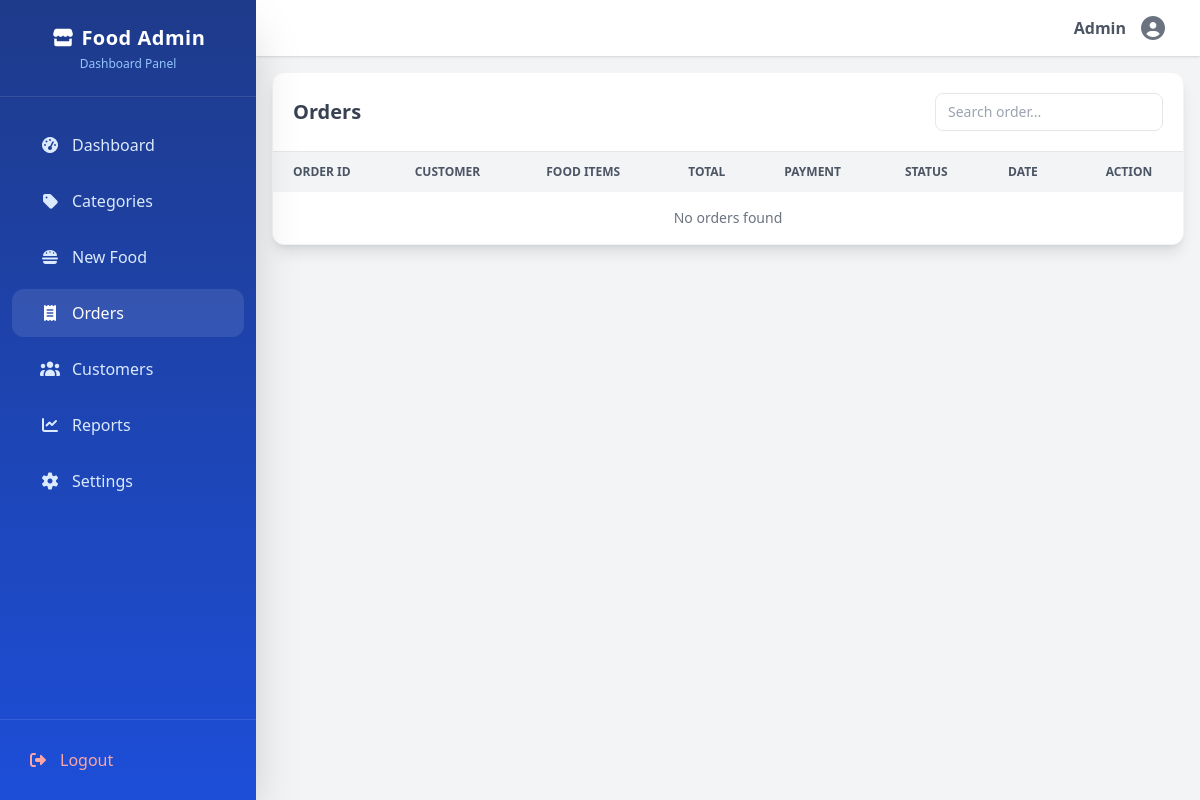
/app/Views/admin/orders.php (signed in), run on an earlier commit of the app's database.
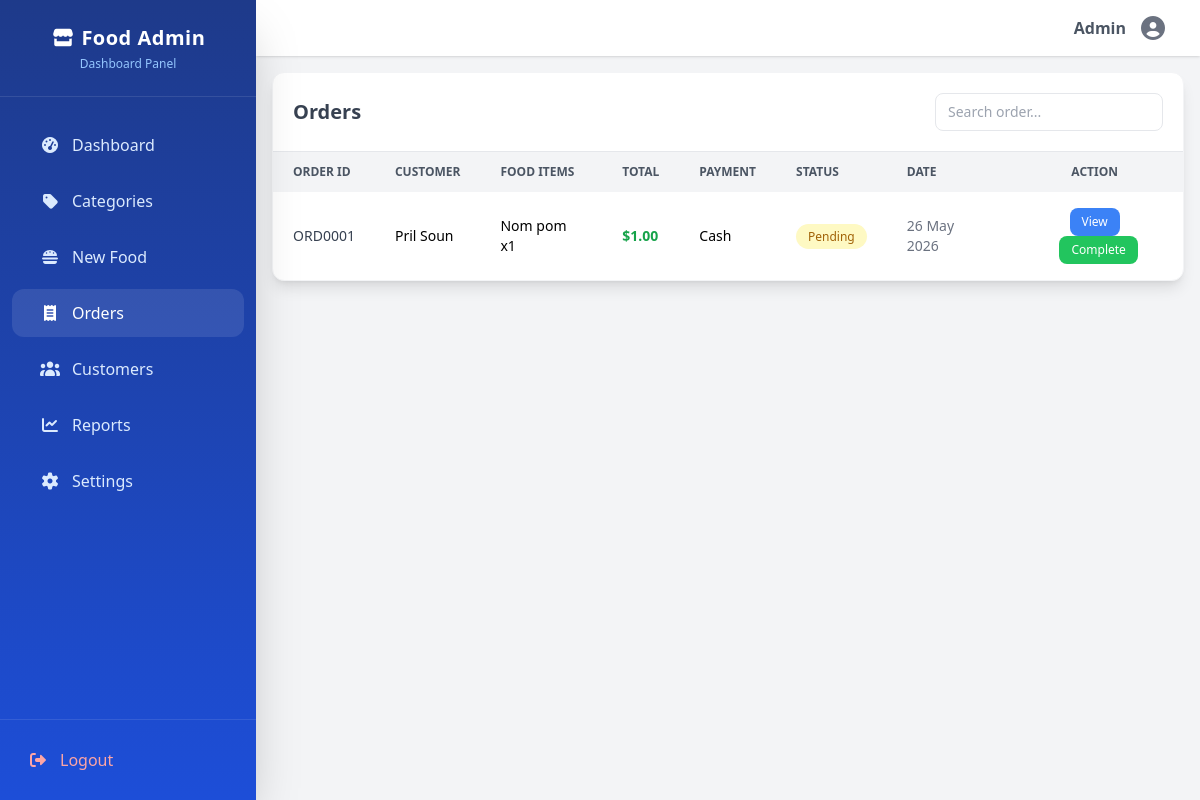
And on a later commit of the database.
### tables this page shows
CREATE TABLE `orders` (
  `id` int(11) NOT NULL,
  `customer_id` int(11) NOT NULL,
  `total_amount` decimal(10,2) NOT NULL,
  `status` enum('pending','processing','completed','cancelled') DEFAULT 'pending',
  `payment_method` varchar(50) DEFAULT 'cash',
  `created_at` timestamp NULL DEFAULT current_timestamp(),
  `updated_at` timestamp NULL DEFAULT current_timestamp() ON UPDATE current_timestamp()
);

CREATE TABLE `customers` (
  `id` int(11) NOT NULL,
  `fullname` varchar(50) NOT NULL,
  `email` varchar(50) NOT NULL,
  `phonenumber` varchar(15) DEFAULT NULL,
  `password` varchar(255) NOT NULL,
  `created_at` timestamp NULL DEFAULT current_timestamp(),
  `photo_url` varchar(255) DEFAULT NULL
);

### app/Controllers/admin/OrdersController.php (called while the page is built, shortened)
<?php
require_once __DIR__ . "/../../Models/admin/Orders.php";
class OrdersController
{
    private $OrderModel;
    public function __construct($con)
    {
        $this->OrderModel = new Orders($con);
    }
    public function show()
    {
        return $this->OrderModel->getAllOrders();
    }
}
?>

### app/Models/admin/Orders.php (called while the page is built, shortened)
<?php
class Orders
{
    private $con;
    public function __construct($con)
    {
        $this->con = $con;
    }
    public function getAllOrders()
    {
        $stmt = $this->con->prepare("
            SELECT
                o.id,
                o.customer_id,
                o.total_amount,
                o.status,
                o.payment_method,
                o.created_at,
                c.fullname as customer_name,
                c.phonenumber,
                COUNT(oi.id) as item_count,
                GROUP_CONCAT(CONCAT(f.food_name_english, ' x', oi.quantity) SEPARATOR ', ') as food_items
            FROM orders o
            LEFT JOIN customers c ON o.customer_id = c.id
            LEFT JOIN order_items oi ON o.id = oi.order_id
            LEFT JOIN new_foods f ON oi.food_id = f.id
            GROUP BY o.id
            ORDER BY o.created_at DESC
        ");
        $stmt->execute();
        return $stmt->fetchAll(PDO::FETCH_ASSOC);
    }
}
?>

### app/Views/admin/orders.php (the view, shortened to what the changed rows need)
<?php
    require_once __DIR__ . "/../../../config/database.php";
    require_once __DIR__ . "/../../Controllers/admin/OrdersController.php";
    $OrdersController = new OrdersController($con);
    $orders = $OrdersController->show();
?>
<!DOCTYPE html>
<html lang="en">
<head>
    <?php include __DIR__. "/../components/cdns.php"; ?>
</head>
<body class="bg-gray-100 font-sans flex min-h-screen overflow-hidden">
    <nav class="w-64 bg-blue-700 text-white flex flex-col sticky top-0 h-screen">
        <?php include __DIR__ . "/menubar.php"; ?>
    </nav>
    <main class=" flex-1 flex flex-col overflow-y-auto h-screen">
        <div class="p-4">
            <div class="bg-white rounded-xl shadow-lg border border-gray-100">
                <div class="flex items-center justify-between p-5 border-b">
                    <h2 class="text-xl font-semibold text-gray-700">Orders</h2>
                </div>
                <div class="overflow-x-auto">
                    <table class="w-full text-sm text-left">
                        <thead>
                            <tr class="bg-gray-100 text-gray-600 uppercase text-xs">
                                <th class="px-5 py-3">Order ID</th>
                                <th class="px-5 py-3">Customer</th>
                                <th class="px-5 py-3">Food Items</th>
                                <th class="px-5 py-3">Total</th>
                                <th class="px-5 py-3">Payment</th>
                                <th class="px-5 py-3">Status</th>
                                <th class="px-5 py-3">Date</th>
                                <th class="px-5 py-3 text-center">Action</th>
                            </tr>
                        </thead>
                        <tbody class="divide-y">
                            <?php if (empty($orders)): ?>
                            <tr>
                                <td colspan="8" class="px-5 py-4 text-center text-gray-500">
                                    No orders found
                                </td>
                            </tr>
                            <?php else: ?>
                            <?php foreach ($orders as $order): ?>
                            <tr class="hover:bg-gray-50 transition">
                                <td class="px-5 py-4 font-medium text-gray-700">ORD<?= str_pad($order['id'], 4, '0', STR_PAD_LEFT) ?></td>
                                <td class="px-5 py-4"><?= htmlspecialchars($order['customer_name'] ?? 'Guest') ?></td>
                                <td class="px-5 py-4 text-sm"><?= htmlspecialchars($order['food_items'] ?? 'N/A') ?></td>
                                <td class="px-5 py-4 font-semibold text-green-600">$<?= number_format($order['total_amount'], 2) ?></td>
                                <td class="px-5 py-4 capitalize text-sm"><?= htmlspecialchars($order['payment_method'] ?? 'Cash') ?></td>
                                <td class="px-5 py-4">
                                    <?php
                                        $statusClass = match($order['status']) {
                                            'pending' => 'bg-yellow-100 text-yellow-700',
                                            'processing' => 'bg-blue-100 text-blue-700',
                                            'completed' => 'bg-green-100 text-green-700',
                                            'cancelled' => 'bg-red-100 text-red-700',
                                            default => 'bg-gray-100 text-gray-700'
                                        };
                                    ?>
                                    <span class="<?= $statusClass ?> text-xs px-3 py-1 rounded-full font-medium capitalize">
                                        <?= htmlspecialchars($order['status']) ?>
                                    </span>
                                </td>
                                <td class="px-5 py-4 text-gray-500 text-sm">
                                    <?= date('d M Y', strtotime($order['created_at'])) ?>
                                </td>
                                <td class="px-5 py-4 text-center space-x-2">
                                    <a href="viewOrder.php?id=<?= $order['id'] ?>"
                                        class="bg-blue-500 hover:bg-blue-600 text-white px-3 py-1.5 rounded-lg text-xs inline-block">
                                        View
                                    </a>
                                    <?php if ($order['status'] !== 'completed' && $order['status'] !== 'cancelled'): ?>
                                    <form method="POST" style="display:inline;">
                                        <button type="submit"
                                            class="bg-green-500 hover:bg-green-600 text-white px-3 py-1.5 rounded-lg text-xs"
                                            onclick="return confirm('Mark this order as completed?')">
                                            Complete
                                        </button>
                                    </form>
                                    <?php endif; ?>
                                </td>
                            </tr>
                            <?php endforeach; ?>
                            <?php endif; ?>
                        </tbody>
                    </table>
                </div>
            </div>
        </div>
    </main>
</body>
</html>

### app/Views/admin/menubar.php (shortened to what the changed rows need)
<!DOCTYPE html>
<html lang="en">
<head>
    <?php include __DIR__. "/../components/cdns.php"; ?>
</head>
<body>
    <?php
$currentPage = basename($_SERVER['PHP_SELF']);
function active($page) {
    global $currentPage;
    return $currentPage == $page
        ? 'bg-white/10 text-white before:scale-y-100'
        : 'text-blue-100 hover:bg-white/10 hover:text-white before:scale-y-0 hover:before:scale-y-100';
}
?>
    <nav
        class="w-64 bg-gradient-to-b from-blue-900 to-blue-700 text-white flex flex-col fixed h-full shadow-2xl backdrop-blur-md">
        <div class="flex-1 px-3 py-6 space-y-2">
            <?php
        $menus = [
            ["dashboard.php", "fas fa-gauge-high", "Dashboard"],
            ["categories.php", "fas fa-tag", "Categories"],
            ["newfood.php", "fas fa-burger", "New Food"],
            ["orders.php", "fas fa-receipt", "Orders"],
            ["customers.php", "fas fa-users", "Customers"],
            ["reports.php", "fas fa-chart-line", "Reports"],
            ["settings.php", "fas fa-gear", "Settings"],
        ];
        ?>
            <?php foreach($menus as $menu): ?>
            <a href="<?= $menu[0] ?>"
                class="relative flex items-center gap-3 px-4 py-3 rounded-xl transition-all duration-300 ease-out transform hover:translate-x-1 <?= active($menu[0]) ?>">
                <i class="<?= $menu[1] ?> w-5 text-center transition-transform duration-300 group-hover:scale-110"></i>
                <span class="font-medium"><?= $menu[2] ?></span>
            </a>
            <?php endforeach; ?>
        </div>
    </nav>
</body>
</html>

What changed in the data, as far as the page shows it:
added orders: id "0001", customer.fullname "Pril Soun", food_items "Nom pom x1", total_amount "1.00", payment_method "Cash", status "Pending", created_at "26 May 2026"
Also different on the page:
text no longer shown: "No orders found"
